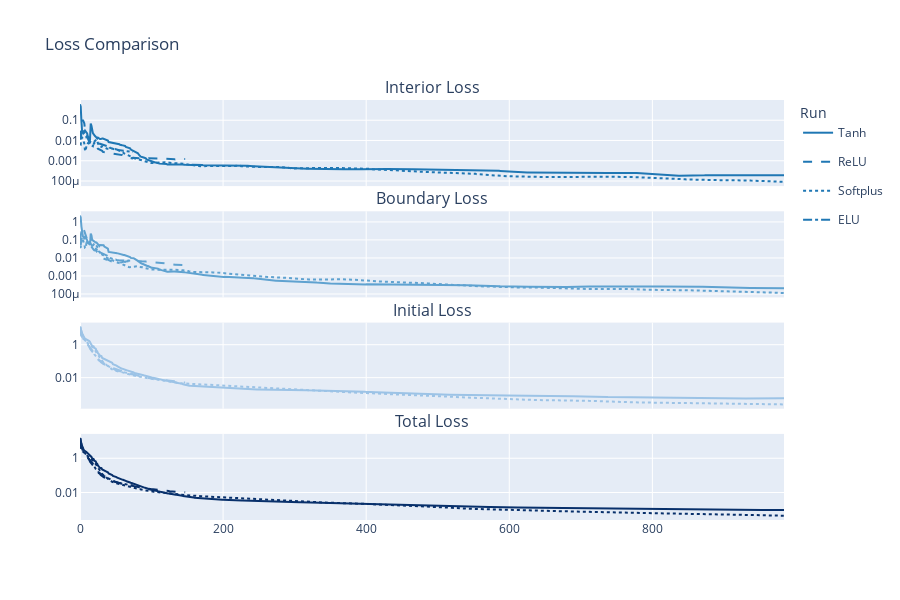

This figure's notebook cell:
### Markdown cell above
### Compare runs

### Code cell
compare_loss_histories(
    [with_tanh, with_relu, with_softplus, with_elu],
    labels=["Tanh", "ReLU", "Softplus", "ELU"],
    smooth=False,
)

### Figure 1 — Plotly figure (JSON) as saved in the notebook; plotly's stock layout.template omitted (floating-point values rounded to 4 significant figures; data arrays with more than 128 entries replaced by an {"elided": "..."} marker saying what was removed)
{"data": [{"legendgroup": "Tanh", "line": {"color": "#1f77b4", "dash": "solid"}, "mode": "lines", "name": "Tanh", "showlegend": true, "type": "scatter", "x": {"elided": "985 int values"}, "xaxis": "x", "y": {"elided": "985 float values"}, "yaxis": "y"}, {"legendgroup": "Tanh", "line": {"color": "#5fa2d0", "dash": "solid"}, "mode": "lines", "name": "Tanh", "showlegend": false, "type": "scatter", "x": {"elided": "985 int values"}, "xaxis": "x2", "y": {"elided": "985 float values"}, "yaxis": "y2"}, {"legendgroup": "Tanh", "line": {"color": "#9cc3e6", "dash": "solid"}, "mode": "lines", "name": "Tanh", "showlegend": false, "type": "scatter", "x": {"elided": "985 int values"}, "xaxis": "x3", "y": {"elided": "985 float values"}, "yaxis": "y3"}, {"legendgroup": "Tanh", "line": {"color": "#08306B", "dash": "solid"}, "mode": "lines", "name": "Tanh", "showlegend": false, "type": "scatter", "x": {"elided": "985 int values"}, "xaxis": "x4", "y": {"elided": "985 float values"}, "yaxis": "y4"}, {"legendgroup": "ReLU", "line": {"color": "#1f77b4", "dash": "dash"}, "mode": "lines", "name": "ReLU", "showlegend": true, "type": "scatter", "x": {"elided": "985 int values"}, "xaxis": "x", "y": {"elided": "148 float values"}, "yaxis": "y"}, {"legendgroup": "ReLU", "line": {"color": "#5fa2d0", "dash": "dash"}, "mode": "lines", "name": "ReLU", "showlegend": false, "type": "scatter", "x": {"elided": "985 int values"}, "xaxis": "x2", "y": {"elided": "148 float values"}, "yaxis": "y2"}, {"legendgroup": "ReLU", "line": {"color": "#9cc3e6", "dash": "dash"}, "mode": "lines", "name": "ReLU", "showlegend": false, "type": "scatter", "x": {"elided": "985 int values"}, "xaxis": "x3", "y": {"elided": "148 float values"}, "yaxis": "y3"}, {"legendgroup": "ReLU", "line": {"color": "#08306B", "dash": "dash"}, "mode": "lines", "name": "ReLU", "showlegend": false, "type": "scatter", "x": {"elided": "985 int values"}, "xaxis": "x4", "y": {"elided": "148 float values"}, "yaxis": "y4"}, {"legendgroup": "Softplus", "line": {"color": "#1f77b4", "dash": "dot"}, "mode": "lines", "name": "Softplus", "showlegend": true, "type": "scatter", "x": {"elided": "985 int values"}, "xaxis": "x", "y": {"elided": "1001 float values"}, "yaxis": "y"}, {"legendgroup": "Softplus", "line": {"color": "#5fa2d0", "dash": "dot"}, "mode": "lines", "name": "Softplus", "showlegend": false, "type": "scatter", "x": {"elided": "985 int values"}, "xaxis": "x2", "y": {"elided": "1001 float values"}, "yaxis": "y2"}, {"legendgroup": "Softplus", "line": {"color": "#9cc3e6", "dash": "dot"}, "mode": "lines", "name": "Softplus", "showlegend": false, "type": "scatter", "x": {"elided": "985 int values"}, "xaxis": "x3", "y": {"elided": "1001 float values"}, "yaxis": "y3"}, {"legendgroup": "Softplus", "line": {"color": "#08306B", "dash": "dot"}, "mode": "lines", "name": "Softplus", "showlegend": false, "type": "scatter", "x": {"elided": "985 int values"}, "xaxis": "x4", "y": {"elided": "1001 float values"}, "yaxis": "y4"}, {"legendgroup": "ELU", "line": {"color": "#1f77b4", "dash": "dashdot"}, "mode": "lines", "name": "ELU", "showlegend": true, "type": "scatter", "x": {"elided": "985 int values"}, "xaxis": "x", "y": [0.01535, 0.0117, 0.0227, 0.02885, 0.02909, 0.02255, 0.02392, 0.02224, 0.01517, 0.01422, 0.01495, 0.01285, 0.0111, 0.01117, 0.009733, 0.008102, 0.007867, 0.006843, 0.006561, 0.006537, 0.007833, 0.007581, 0.007741, 0.007811, 0.007715, 0.007456, 0.006922, 0.006929, 0.006832, 0.006665, 0.006202, 0.00609, 0.006144, 0.005852, 0.00567, 0.005604, 0.005655, 0.0055, 0.005218, 0.004889, 0.004774, 0.004826, 0.0043, 0.004194, 0.004186, 0.004198, 0.003888, 0.003902, 0.003889, 0.003732, 0.003631, 0.003565, 0.003599, 0.003415, 0.003407, 0.003339, 0.003306, 0.003263, 0.003323, 0.00328, 0.003111, 0.003131, 0.003118, 0.003015, 0.002995, 0.002974, 0.002867, 0.002947, 0.002901, 0.002803, 0.002847, 0.002603, 0.002737, 0.002727, 0.002693], "yaxis": "y"}, {"legendgroup": "ELU", "line": {"color": "#5fa2d0", "dash": "dashdot"}, "mode": "lines", "name": "ELU", "showlegend": false, "type": "scatter", "x": {"elided": "985 int values"}, "xaxis": "x2", "y": [0.05977, 0.05035, 0.1041, 0.1581, 0.1598, 0.1393, 0.143, 0.1409, 0.09185, 0.08068, 0.0833, 0.06904, 0.06745, 0.07144, 0.06688, 0.05594, 0.05297, 0.04819, 0.04518, 0.03472, 0.03563, 0.03372, 0.0323, 0.0307, 0.02886, 0.02715, 0.02243, 0.02142, 0.02071, 0.01971, 0.01949, 0.01845, 0.01738, 0.01652, 0.0164, 0.01594, 0.01494, 0.01462, 0.01382, 0.01268, 0.01193, 0.01157, 0.01015, 0.009934, 0.009543, 0.009326, 0.008719, 0.008524, 0.008074, 0.008305, 0.008225, 0.007669, 0.007725, 0.007597, 0.007249, 0.00728, 0.007183, 0.007254, 0.007516, 0.007352, 0.007406, 0.007478, 0.007391, 0.007353, 0.007197, 0.007482, 0.007404, 0.007114, 0.007036, 0.006983, 0.007094, 0.007441, 0.007091, 0.007094, 0.00704], "yaxis": "y2"}, {"legendgroup": "ELU", "line": {"color": "#9cc3e6", "dash": "dashdot"}, "mode": "lines", "name": "ELU", "showlegend": false, "type": "scatter", "x": {"elided": "985 int values"}, "xaxis": "x3", "y": [10.42, 9.227, 7.015, 4.88, 3.566, 2.603, 2.186, 1.847, 1.648, 1.215, 1.179, 1.018, 0.9051, 0.7606, 0.6606, 0.5445, 0.5303, 0.4591, 0.4402, 0.3448, 0.2628, 0.2261, 0.1991, 0.1788, 0.1644, 0.1483, 0.1204, 0.1091, 0.1057, 0.09878, 0.08281, 0.07932, 0.07155, 0.06981, 0.06749, 0.0631, 0.0613, 0.05976, 0.05717, 0.05226, 0.05084, 0.04899, 0.04276, 0.04053, 0.03968, 0.03877, 0.03661, 0.03465, 0.03189, 0.02946, 0.02887, 0.02705, 0.02671, 0.02584, 0.02503, 0.02472, 0.02431, 0.02388, 0.02294, 0.02234, 0.02179, 0.02154, 0.02112, 0.02044, 0.02024, 0.01956, 0.0193, 0.0182, 0.01791, 0.01764, 0.01687, 0.0161, 0.01581, 0.0156, 0.01557], "yaxis": "y3"}, {"legendgroup": "ELU", "line": {"color": "#08306B", "dash": "dashdot"}, "mode": "lines", "name": "ELU", "showlegend": false, "type": "scatter", "x": {"elided": "985 int values"}, "xaxis": "x4", "y": [10.49, 9.289, 7.142, 5.067, 3.754, 2.764, 2.353, 2.01, 1.755, 1.31, 1.277, 1.1, 0.9836, 0.8432, 0.7372, 0.6085, 0.5911, 0.5141, 0.4919, 0.386, 0.3063, 0.2674, 0.2392, 0.2174, 0.201, 0.1829, 0.1498, 0.1374, 0.1332, 0.1252, 0.1085, 0.1039, 0.09508, 0.09219, 0.08956, 0.08464, 0.0819, 0.07988, 0.07621, 0.06983, 0.06754, 0.06539, 0.05721, 0.05466, 0.0534, 0.05229, 0.04922, 0.04708, 0.04385, 0.04149, 0.04072, 0.03829, 0.03803, 0.03686, 0.03569, 0.03534, 0.0348, 0.0344, 0.03377, 0.03297, 0.0323, 0.03215, 0.03163, 0.0308, 0.03044, 0.03002, 0.02957, 0.02826, 0.02784, 0.02743, 0.02681, 0.02614, 0.02564, 0.02542, 0.0253], "yaxis": "y4"}], "layout": {"annotations": [{"font": {"size": 16}, "showarrow": false, "text": "Interior Loss", "x": 0.5, "xanchor": "center", "xref": "paper", "y": 1, "yanchor": "bottom", "yref": "paper"}, {"font": {"size": 16}, "showarrow": false, "text": "Boundary Loss", "x": 0.5, "xanchor": "center", "xref": "paper", "y": 0.735, "yanchor": "bottom", "yref": "paper"}, {"font": {"size": 16}, "showarrow": false, "text": "Initial Loss", "x": 0.5, "xanchor": "center", "xref": "paper", "y": 0.47, "yanchor": "bottom", "yref": "paper"}, {"font": {"size": 16}, "showarrow": false, "text": "Total Loss", "x": 0.5, "xanchor": "center", "xref": "paper", "y": 0.205, "yanchor": "bottom", "yref": "paper"}], "height": 600, "legend": {"title": {"text": "Run"}}, "title": {"text": "Loss Comparison"}, "width": 900, "xaxis": {"anchor": "y", "domain": [0, 1], "matches": "x4", "showticklabels": false}, "xaxis2": {"anchor": "y2", "domain": [0, 1], "matches": "x4", "showticklabels": false}, "xaxis3": {"anchor": "y3", "domain": [0, 1], "matches": "x4", "showticklabels": false}, "xaxis4": {"anchor": "y4", "domain": [0, 1]}, "yaxis": {"anchor": "x", "domain": [0.795, 1], "type": "log"}, "yaxis2": {"anchor": "x2", "domain": [0.53, 0.735], "type": "log"}, "yaxis3": {"anchor": "x3", "domain": [0.265, 0.47], "type": "log"}, "yaxis4": {"anchor": "x4", "domain": [0, 0.205], "type": "log"}}}
